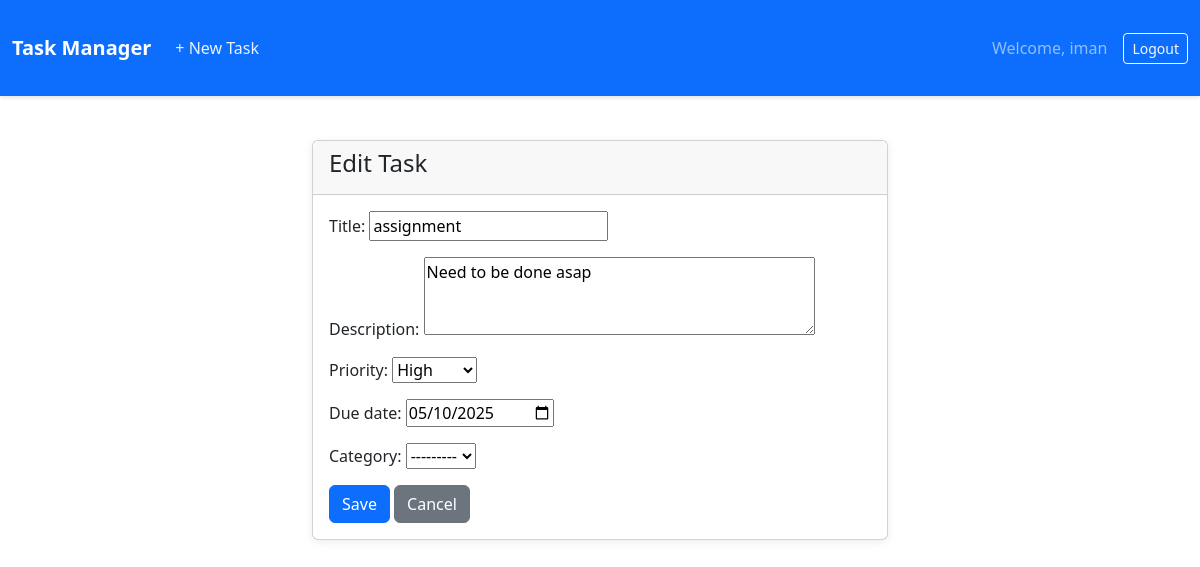
The page /task/edit/1/ (signed in) on the database as committed earlier.
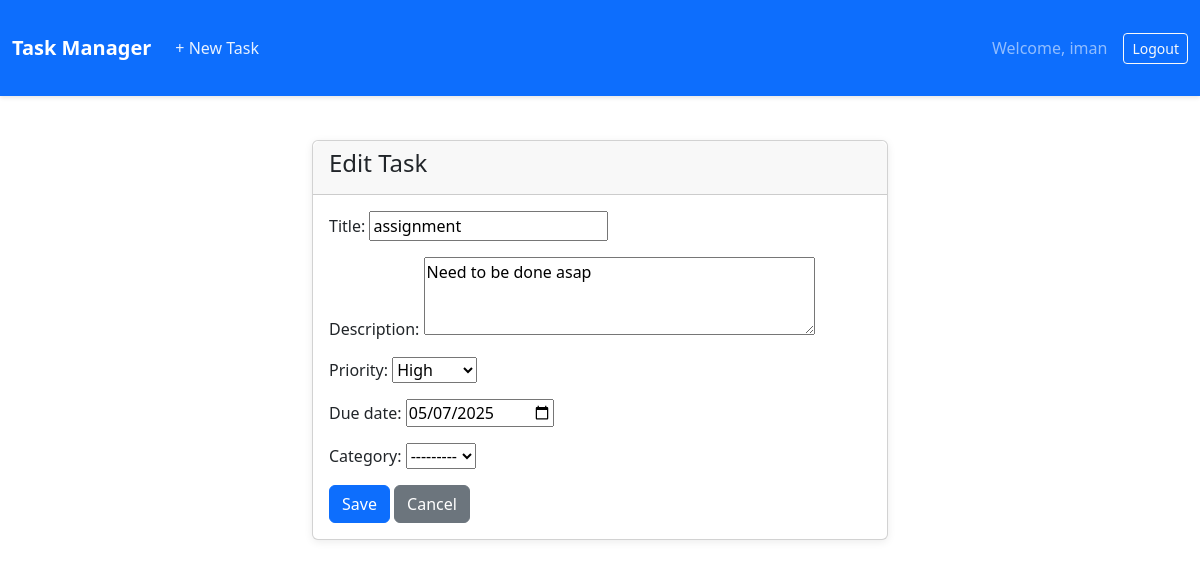
The same page on the database as committed later.
### taskmanager/models.py (models this page shows, shortened)
class Task(models.Model):
    PRIORITY_CHOICES = (
        ('H', 'High'),
        ('M', 'Medium'),
        ('L', 'Low'),
    )
    title = models.CharField(max_length=200)
    description = models.TextField(blank=True, null=True)
    due_date = models.DateField(blank=True, null=True)
    completed = models.BooleanField(default=False)
    priority = models.CharField(max_length=1, choices=PRIORITY_CHOICES, default='M')
    category = models.ForeignKey(Category, on_delete=models.SET_NULL, blank=True, null=True)
    user = models.ForeignKey(User, on_delete=models.CASCADE)
    created_at = models.DateTimeField(auto_now_add=True)

### taskmanager/views.py (the view)
# urls.py: path('task/edit/<int:task_id>/', views.edit_task, name='edit_task'),
@login_required
def edit_task(request, task_id):
    task = get_object_or_404(Task, id=task_id, user=request.user)
    if request.method == 'POST':
        form = TaskForm(request.user, request.POST, instance=task)
        if form.is_valid():
            form.save()
            return redirect('dashboard')
    else:
        form = TaskForm(request.user, instance=task)
    return render(request, 'taskmanager/task_form.html', {'form': form})

### taskmanager/forms.py
class TaskForm(forms.ModelForm):
    class Meta:
        model = Task
        fields = ["title", "description", "priority", "due_date", "category"]
        widgets = {
            "due_date": forms.DateInput(attrs={"type": "date"}),
            "description": forms.Textarea(attrs={"rows": 3}),
        }
    def __init__(self, user, *args, **kwargs):
        super().__init__(*args, **kwargs)
        self.fields['category'].queryset = Category.objects.filter(user=user)

### taskmanager/models.py (called while the page is built)
    def __str__(self):
        return self.name

### taskmanager/templates/taskmanager/task_form.html (shortened to what this page needs)
{% extends "taskmanager/base.html" %}
{% block content %}
     <div class="row">
        <div class="col-md-6 mx-auto">
            <div class="card">
                <div class="card-header">
                    <h4>{% if form.instance.id %}Edit Task{% else %}Add New Task{% endif %}</h4>
                    </div>
                    <div class="card-body">
                        <form method="post">
                            {{ form.as_p }}
                            <button type="submit" class="btn btn-primary">Save</button>
                            <a href="{% url 'dashboard' %}" class="btn btn-secondary">Cancel</a>
                        </form>
                    </div>
                </div>
            </div>
        </div>
     {% endblock %}

Rows that differ between the two databases and show on the page:
changed Task "assignment": due_date "05/10/2025" → "05/07/2025"
